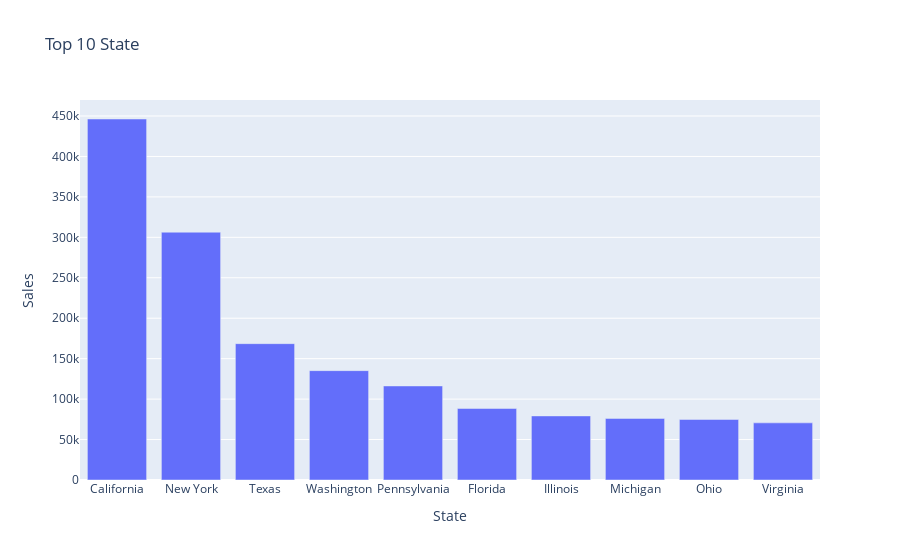
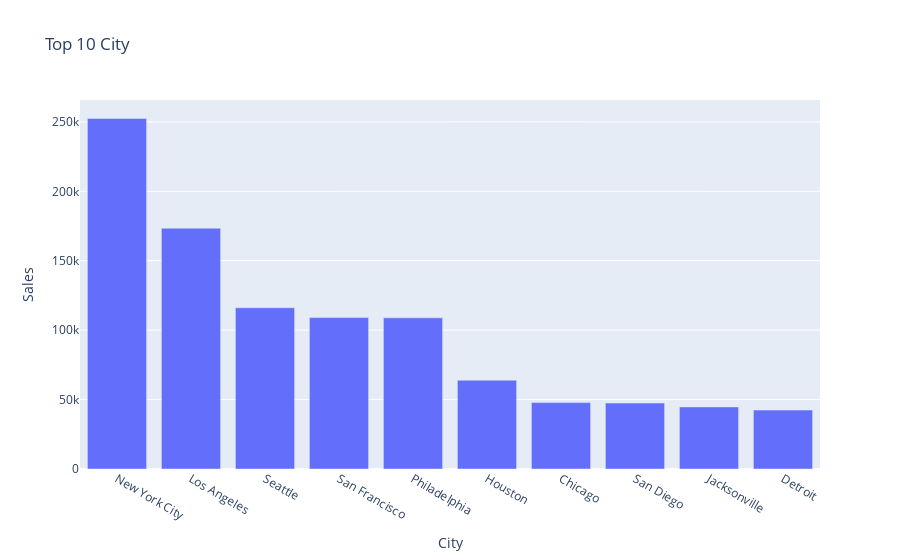

Write notebook code for charts like these, in order.
### Markdown cell above
#### A.3 Explonaotry Data Analysis (EDA)

### Code cell
data = df.copy()
geo_feats = ["State", "City"]

for i in geo_feats:
    dfcopy = data.groupby(i).sum().sort_values("Sales", ascending=False).head(10)
    dfcopy.reset_index(inplace=True)
    
    fig=px.bar(dfcopy, x=i, y='Sales',title="Top 10 "+i,color_discrete_sequence=px.colors.qualitative.Plotly)
    fig.show()

### Figure 1 — Plotly figure (JSON) as saved in the notebook; plotly's stock layout.template omitted (floating-point values rounded to 4 significant figures)
{"data": [{"alignmentgroup": "True", "hovertemplate": "State=%{x}<br>Sales=%{y}<extra></extra>", "legendgroup": "", "marker": {"color": "#636EFA", "pattern": {"shape": ""}}, "name": "", "offsetgroup": "", "orientation": "v", "showlegend": false, "textposition": "auto", "type": "bar", "x": ["California", "New York", "Texas", "Washington", "Pennsylvania", "Florida", "Illinois", "Michigan", "Ohio", "Virginia"], "xaxis": "x", "y": [446300.0, 306400.0, 168600.0, 135200.0, 116300.0, 88440.0, 79240.0, 76140.0, 74850.0, 70640.0], "yaxis": "y"}], "layout": {"barmode": "relative", "legend": {"tracegroupgap": 0}, "title": {"text": "Top 10 State"}, "xaxis": {"anchor": "y", "domain": [0, 1], "title": {"text": "State"}}, "yaxis": {"anchor": "x", "domain": [0, 1], "title": {"text": "Sales"}}}}

### Figure 2 — Plotly figure (JSON) as saved in the notebook; plotly's stock layout.template omitted (floating-point values rounded to 4 significant figures)
{"data": [{"alignmentgroup": "True", "hovertemplate": "City=%{x}<br>Sales=%{y}<extra></extra>", "legendgroup": "", "marker": {"color": "#636EFA", "pattern": {"shape": ""}}, "name": "", "offsetgroup": "", "orientation": "v", "showlegend": false, "textposition": "auto", "type": "bar", "x": ["New York City", "Los Angeles", "Seattle", "San Francisco", "Philadelphia", "Houston", "Chicago", "San Diego", "Jacksonville", "Detroit"], "xaxis": "x", "y": [252500.0, 173400.0, 116100.0, 109000.0, 108800.0, 63960.0, 47820.0, 47520.0, 44710.0, 42450.0], "yaxis": "y"}], "layout": {"barmode": "relative", "legend": {"tracegroupgap": 0}, "title": {"text": "Top 10 City"}, "xaxis": {"anchor": "y", "domain": [0, 1], "title": {"text": "City"}}, "yaxis": {"anchor": "x", "domain": [0, 1], "title": {"text": "Sales"}}}}
